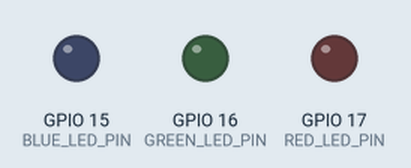
Simulated run of this program. Board: ESP32-S3. Shown: output pins drawn as LEDs (lit = HIGH).

Above: at 0.1 s.
At 0.7 s:
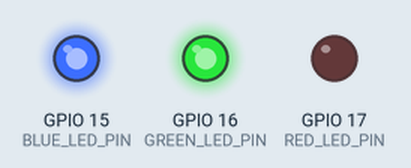
At 1.1 s:
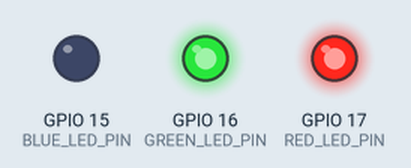
At 1.9 s:
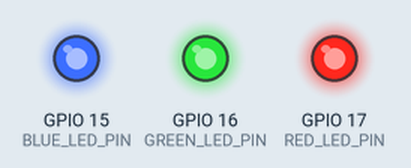
At 2.9 s:
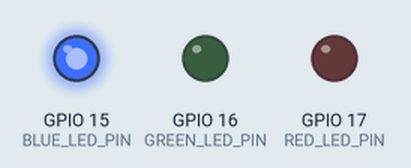
At 4.3 s:
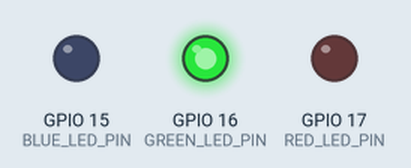
Timing chart, 0 to 4.6 s (numbered marks = the images above):
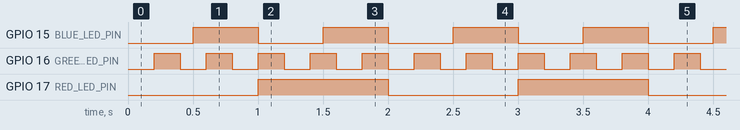

The program:

main.cpp
```cpp
#include <Arduino.h>

#define RED_LED_PIN 17
#define BLUE_LED_PIN 15
#define GREEN_LED_PIN 16
#define RED_MILLIS 1000
#define BLUE_MILLIS 500
#define GREEN_MILLIS 200
#define BaudRate 115200

unsigned long previousTimeStempRED = 0;
unsigned long previousTimeStempBLUE = 0;
unsigned long previousTimeStempGREEN = 0;

void setup() {
  Serial.begin(BaudRate);
  pinMode(RED_LED_PIN, OUTPUT);
  pinMode(BLUE_LED_PIN, OUTPUT);
  pinMode(GREEN_LED_PIN, OUTPUT);
}

void loop() {
  unsigned long currentMillis = millis();

  if (currentMillis - previousTimeStempRED >= RED_MILLIS) {
    previousTimeStempRED = currentMillis;
    digitalWrite(RED_LED_PIN, !digitalRead(RED_LED_PIN));
  }

  if (currentMillis - previousTimeStempBLUE >= BLUE_MILLIS) {
    previousTimeStempBLUE = currentMillis;
    digitalWrite(BLUE_LED_PIN, !digitalRead(BLUE_LED_PIN));
  }

  if (currentMillis - previousTimeStempGREEN >= GREEN_MILLIS) {
    previousTimeStempGREEN = currentMillis;
    digitalWrite(GREEN_LED_PIN, !digitalRead(GREEN_LED_PIN));
  }

}
```

Measured:
- by itself, GPIO 15 (BLUE_LED_PIN): alternates HIGH for 0.50 s and LOW for 0.50 s
- by itself, GPIO 16 (GREEN_LED_PIN): alternates HIGH for 0.20 s and LOW for 0.20 s
- by itself, GPIO 17 (RED_LED_PIN): alternates HIGH for 1.0 s and LOW for 1.0 s
